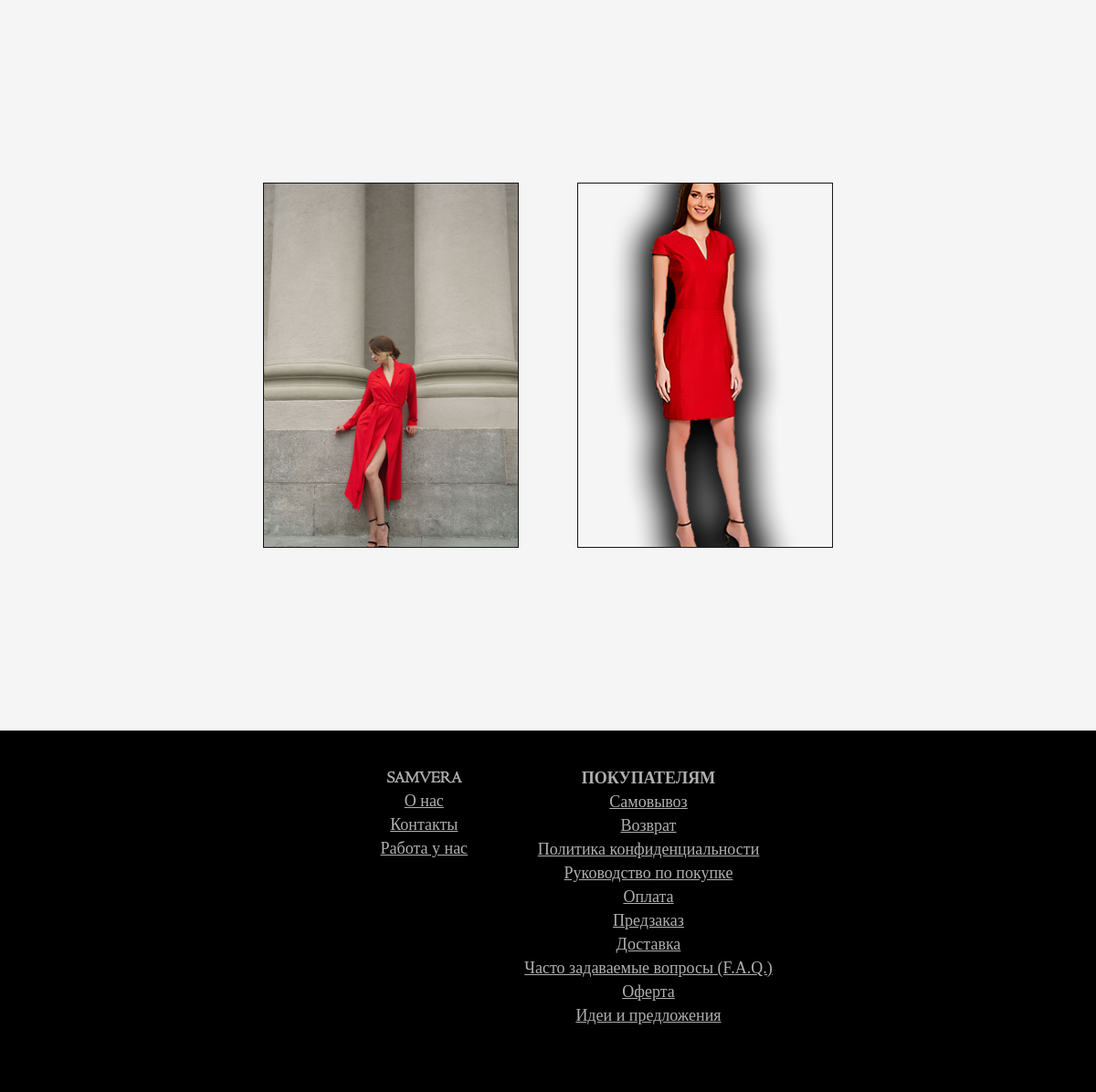
The app's page /catalog/ (lower part), older data.
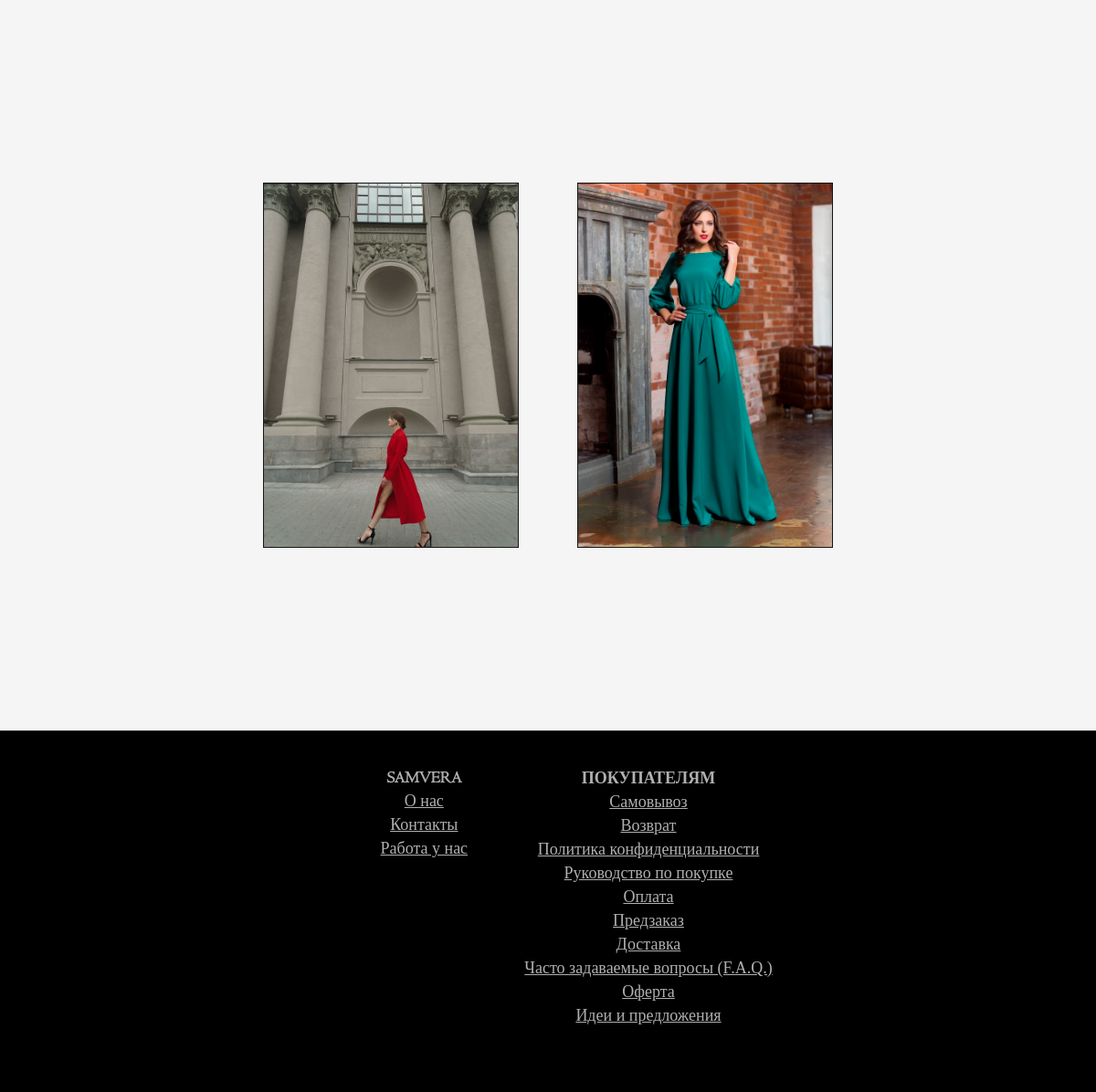
The same page, newer data.
### app/models.py (models this page shows, shortened)
class Tovar(models.Model):
    kod = models.UUIDField(default=uuid.uuid1)
    title = models.CharField("Нозвание изделия", max_length=50)
    descr = models.TextField("Описание товара")
    uhod = models.TextField("Уход за изделием")
    sebestoimost = models.PositiveIntegerField("Себестоимость товара")
    cost = models.PositiveIntegerField("Цена для клиента", default=5000)
    data_create = models.DateField("Дата добавления товара", auto_now_add=True)
    hidden = models.BooleanField("Видимость для покупателя", help_text="Признак видимости товара на сайте", default=True)
    @property
    def random_image(self):
        v = Variaciya.objects.filter(tovar=self.id).order_by('?')[:1]
        print (v[0].id)
        g = Gallery.objects.filter(product=v[0].id).order_by('?')[:1]
        return g[0].image
    class Meta:
        verbose_name = "Изделие"
        verbose_name_plural = "Изделия"

class Variaciya(models.Model):
    tovar = models.ForeignKey(Tovar, on_delete=models.CASCADE, related_name='variacii')
    article = models.UUIDField(default=uuid.uuid4)
    color = ColorField('Цвет материала', default='#FF0000')
    color_text = models.CharField("Название цвета", max_length=25, default='Красный')
    size = models.TextField("Размер", default="S")
    obmer = models.TextField("Обмеры")
    model = models.TextField("Параметры модели")
    kolvo = models.SmallIntegerField("Количество на складах", default=0)
    class Meta:
        verbose_name = "Вариация товара"
        verbose_name_plural = "Вариации товаров"

class Gallery(models.Model):
    image = models.ImageField(upload_to='gallery/')
    product = models.ForeignKey(Variaciya, on_delete=models.CASCADE, related_name="gallery")
    def image_img(self):
        if self.image:
            from django.utils.safestring import mark_safe
            return mark_safe(u'<a href="{0}" target="_blank"><img src="{0}" width="100"/></a>'.format(self.image.url))
        else:
            return '(Нет изображения)'
    image_img.short_description = 'Картинка'
    image_img.allow_tags = True

### app/views.py (the view)
# urls.py: path('catalog/', views.catalog, name='catalog'),
def catalog(request, page="catalog"):
    th = models.Tovar.objects.all()
    print(f'\nPAGE:\n{page}\n')
    assert isinstance(request, HttpRequest)
    b = CATALOG_PAGE_DESCR.get(page)
    print(f'\nITEM FROM CONST:\n{b}\n')
    if b is not None:
        p = f'app/catalog/{page}.html'
        b["year"] = datetime.now().year
        b['things'] = th
        return render(
            request,
            p,
            b
        )
    else:
        raise Http404

### app/templates/app/catalog/catalog.html (shortened to what this page needs)
{% extends "app/layout.html" %}
{% load staticfiles %}
{% block content %}
<div class="catalog-content">
    {% for item in things %}
    <div class="container-item" style="background-image: url('/media/{{item.random_image}}')">
    </div>
    {% endfor %}
</div>
{% endblock %}

### app/templates/app/layout.html (shortened to what this page needs)
﻿<!DOCTYPE html>
<html>
<head>
    {% load staticfiles %}
    <link rel="stylesheet" type="text/css" href="{% static 'app/content/css/site3.css' %}" />
<link rel="stylesheet" type="text/css" href="{% static 'app/slick/slick.css' %}" />
<link rel="stylesheet" type="text/css" href="{% static 'app/slick/slick-theme.css' %}" />
</head>
<body>
{% block content %}{% endblock %}
    <footer>
<ul class="bottom-menu__list">
    <li class="bottom-menu__item">
        <span class="bottom-menu__link centaur">SAMVERA</span>
        <ul class="bottom-menu__sub">
            <li class="bottom-menu__sub-item">
                <a href="/about/brend" class="bottom-menu__sub-link">О нас</a>
            </li>
            <li class="bottom-menu__sub-item">
                <a href="/about/contacts" class="bottom-menu__sub-link">Контакты</a>
            </li>
            <li class="bottom-menu__sub-item">
                <a href="/about/rabota-u-nas" class="bottom-menu__sub-link">Работа у нас</a>
            </li>
        </ul>
    </li>
    <li class="bottom-menu__item">
        <span class="bottom-menu__link">Покупателям</span>
        <ul class="bottom-menu__sub">
            <li class="bottom-menu__sub-item">
                <a href="/info/samovyvoz" class="bottom-menu__sub-link">Самовывоз</a>
            </li>
            <li class="bottom-menu__sub-item">
                <a href="/info/vozvrattovar" class="bottom-menu__sub-link">Возврат</a>
            </li>
            <li class="bottom-menu__sub-item">
                <a href="/info/politika-konfidencialnosti" class="bottom-menu__sub-link">Политика конфиденциальности</a>
            </li>
            <li class="bottom-menu__sub-item">
                <a href="/info/rukovodstvo-po-pokupke" class="bottom-menu__sub-link">Руководство по покупке</a>
            </li>
            <li class="bottom-menu__sub-item">
                <a href="/info/oplata" class="bottom-menu__sub-link">Оплата</a>
            </li>
            <li class="bottom-menu__sub-item">
                <a href="/info/preorder" class="bottom-menu__sub-link">Предзаказ</a>
            </li>
            <li class="bottom-menu__sub-item">
                <a href="/info/dostavka" class="bottom-menu__sub-link">Доставка</a>
            </li>
            <li class="bottom-menu__sub-item">
                <a href="/info/faq" class="bottom-menu__sub-link">Часто задаваемые вопросы (F.A.Q.)</a>
            </li>
            <li class="bottom-menu__sub-item">
                <a href="/info/oferta" class="bottom-menu__sub-link">Оферта</a>
            </li>
            <li class="bottom-menu__sub-item">
                <a href="/info/idei" class="bottom-menu__sub-link">Идеи и предложения</a>
            </li>
        </ul>
    </li>
</ul>
</footer>
</body>
</html>

### app/static/app/content/css/site3.css (style rules this page uses)
* { color: #b0b0b0; padding: 0; margin: 0; -moz-box-sizing: border-box; -webkit-box-sizing: border-box; box-sizing: border-box; }
body { margin: 0; background-color: black; text-align: center; }
@media only screen and (min-width: 300px) { body { font-size: 16px; } }
@media only screen and (min-width: 480px) { body { font-size: 16px; } }
@media only screen and (min-width: 560px) { body { font-size: 16px; } }
@media only screen and (min-width: 640px) { body { font-size: 18px; } }
@media only screen and (min-width: 768px) { body { font-size: 18px; } }
@media only screen and (min-width: 1024px) { body { font-size: 18px; } }
.centaur { font-family: CENTAUR; text-transform: uppercase; }
.bottom-menu__list { text-align: center; display: flex; width: 80%; margin: 1rem auto; justify-content: center; flex-wrap: wrap; }
@media only screen and (min-width: 560px) and (min-width: 300px) { .bottom-menu__list { font-size: 16px; } }
@media only screen and (min-width: 560px) and (min-width: 480px) { .bottom-menu__list { font-size: 16px; } }
@media only screen and (min-width: 560px) and (min-width: 560px) { .bottom-menu__list { font-size: 16px; } }
@media only screen and (min-width: 560px) and (min-width: 640px) { .bottom-menu__list { font-size: 18px; } }
@media only screen and (min-width: 560px) and (min-width: 768px) { .bottom-menu__list { font-size: 18px; } }
@media only screen and (min-width: 560px) and (min-width: 1024px) { .bottom-menu__list { font-size: 18px; } }
.bottom-menu__list .bottom-menu__item { vertical-align: top; text-align: left; margin-bottom: 2rem; min-width: 220px; list-style: none; text-align: center; }
.bottom-menu__list .bottom-menu__item .bottom-menu__link { text-transform: uppercase; display: inline-block; vertical-align: top; font-weight: bold; }
.bottom-menu__list .bottom-menu__item .bottom-menu__sub { margin: 0; padding: 0; list-style: none; }
.bottom-menu__list .bottom-menu__item .bottom-menu__sub .bottom-menu__sub-item { list-style: none; margin-top: 5px; }
footer { position: relative; bottom: 0; padding: 25px 0; background-color: rgba(0, 0, 0, 0.59); border-top: 1px solid rgba(255, 255, 255, 0.15); }
.catalog-content, .neworder-content { background-color: whitesmoke; min-height: 100vh; display: flex; -ms-flex-flow: wrap; -ms-flex: auto; -ms-flex-wrap: wrap; -webkit-flex-wrap: wrap; flex-wrap: wrap; align-content: center; justify-content: center; }
.catalog-content .container-item, .catalog-content .neworder-item, .neworder-content .container-item, .neworder-content .neworder-item { height: 400px; width: 280px; margin: 2rem; position: relative; background-position: center; background-repeat: no-repeat; background-size: cover; border: 1px solid #151515; }

Row changes from the older to the newer data that the page shows:
removed Tovar: random_image (picture)
removed Tovar: random_image (picture)
added Tovar: random_image (picture)
added Tovar: random_image (picture)
